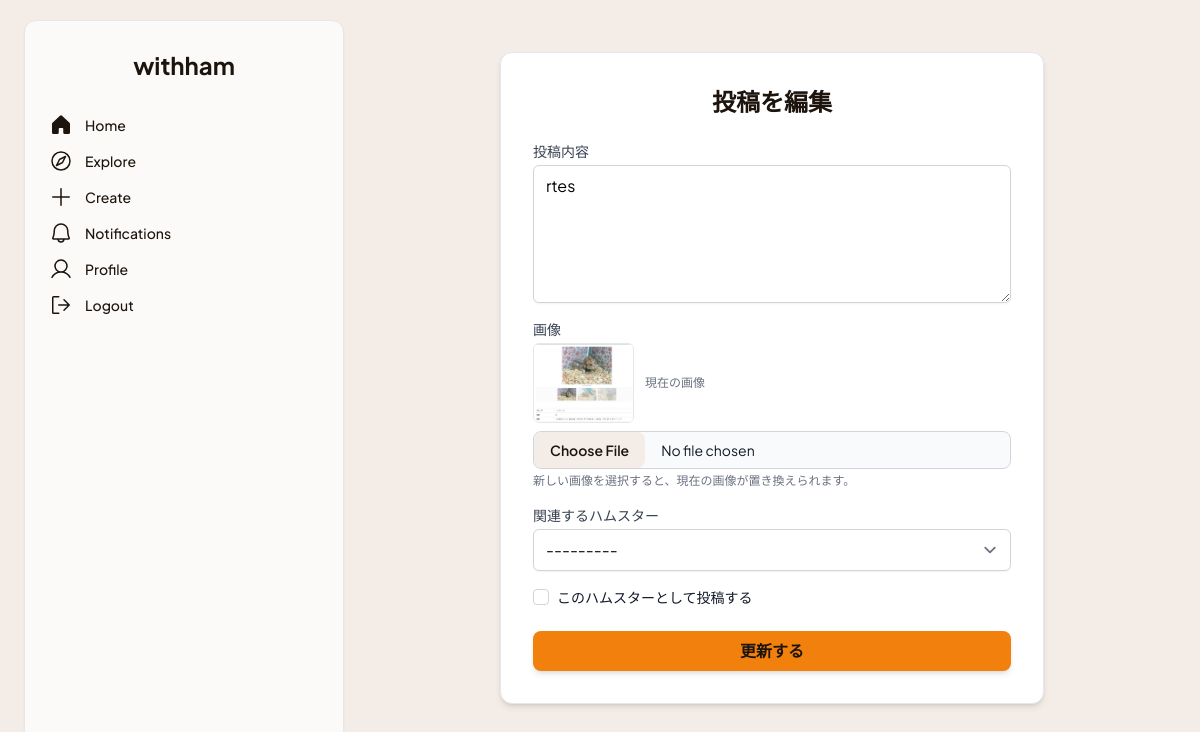
Screenshot of /post/3/edit/ (signed in) with the database file from the repository.
### withham/models.py (models this page shows, shortened)
class Post(models.Model):
    author = models.ForeignKey(User, on_delete=models.CASCADE, related_name='posts', verbose_name='投稿者')
    hamster = models.ForeignKey(Hamster, on_delete=models.SET_NULL, blank=True, null=True, related_name='posts', verbose_name='関連ハムスター')
    text = models.TextField('本文')
    image = models.ImageField('画像', upload_to='post_images/', blank=True, null=True)
    created_at = models.DateTimeField('投稿日時', default=timezone.now)
    likes = models.ManyToManyField(User, related_name='liked_posts', blank=True, verbose_name='いいねしたユーザー')
    tags = models.ManyToManyField(Tag, blank=True, related_name='posts', verbose_name='タグ')
    post_as_hamster = models.BooleanField("ハムスターとして投稿", default=False)
    class Meta:
        verbose_name = '投稿'
        verbose_name_plural = '投稿'
        ordering = ['-created_at']

### withham/views.py (the view)
# urls.py: path('post/<int:pk>/edit/', views.post_edit, name='post_edit'),
@login_required
def post_edit(request, pk):
    post = get_object_or_404(Post, pk=pk)
    if post.author != request.user:
        return HttpResponseForbidden("この投稿を編集する権限がありません。")
    if request.method == 'POST':
        form = PostForm(request.POST, request.FILES, instance=post, user=request.user)
        if form.is_valid():
            form.save()
            return redirect('withham:post_detail', pk=post.pk)
    else:
        form = PostForm(instance=post, user=request.user)
    context = { 'form': form, 'post': post, }
    return render(request, 'withham/post_form.html', context)

### withham/forms.py (shortened to what this page needs)
class PostForm(forms.ModelForm):
    class Meta:
        model = Post
        fields = ['text', 'image', 'hamster', 'post_as_hamster']
        labels = {
            'text': '投稿内容',
            'image': '画像',
            'hamster': '関連するハムスター',
            'post_as_hamster': 'このハムスターとして投稿する', # ラベルを設定
        }
        widgets = {
            'text': forms.Textarea(attrs={'rows': 4}),
        }
    def __init__(self, *args, **kwargs):
        user = kwargs.pop('user', None) # ビューから渡されたuserを取得、なければNone
        super().__init__(*args, **kwargs)
        if user:
            self.fields['hamster'].queryset = Hamster.objects.filter(owner=user)
            if not self.fields['hamster'].queryset.exists():
                self.fields['hamster'].disabled = True
                self.fields['post_as_hamster'].disabled = True
                self.fields['hamster'].help_text = '投稿に関連付けるハムスターを先に登録してください。'
                self.fields['post_as_hamster'].help_text = 'ハムスターが登録されていないため、選択できません。'
        else:
             pass
        self.fields['hamster'].required = False
        self.fields['hamster'].empty_label = "------ (なし) ------" # 未選択時の表示

### withham/models.py (called while the page is built)
    def __str__(self):
        return f'{self.name} ({self.owner.username})'

### withham/templates/withham/post_form.html (shortened to what this page needs)
{% extends "withham/base.html" %}
{% load static %}
{% block content %}
<div class="max-w-xl mx-auto mt-8 px-4">
    <div class="bg-white p-6 md:p-8 rounded-xl shadow-md border border-gray-200">
        <h2 class="text-2xl font-bold text-center text-[#1c140d] mb-6">{% if form.instance.pk %}投稿を編集{% else %}新規投稿{% endif %}</h2>
        <form method="post" enctype="multipart/form-data">
            <div class="mb-4">
                <label for="{{ form.text.id_for_label }}" class="block text-sm font-medium text-gray-700 mb-1">{{ form.text.label|default:"投稿内容" }}</label>
                <textarea name="{{ form.text.name }}" id="{{ form.text.id_for_label }}"
                          class="mt-1 block w-full rounded-md border-gray-300 shadow-sm focus:border-[#f2800d] focus:ring focus:ring-[#f2800d] focus:ring-opacity-50 {% if form.text.errors %}border-red-500{% endif %}"
                          rows="5"
                          required>{{ form.text.value|default_if_none:"" }}</textarea>
            </div>
            <div class="mb-4">
                <label for="{{ form.image.id_for_label }}" class="block text-sm font-medium text-gray-700 mb-1">{{ form.image.label|default:"画像" }}</label>
                {% if form.instance.pk and form.instance.image %}
                <div class="mt-1 mb-2">
                    <img src="{{ form.instance.image.url }}" alt="現在の画像" class="h-20 w-auto rounded-md object-contain inline-block border border-gray-200">
                    <span class="text-xs text-gray-500 ml-2">現在の画像</span>
                </div>
                {% endif %}
                <input type="file" name="{{ form.image.name }}" id="{{ form.image.id_for_label }}" accept="image/*"
                       class="mt-1 block w-full text-sm text-gray-900 border border-gray-300 rounded-lg cursor-pointer bg-gray-50 focus:outline-none file:mr-4 file:py-2 file:px-4 file:rounded-lg file:border-0 file:text-sm file:font-semibold file:bg-[#f4ede7] file:text-[#1c140d] hover:file:bg-[#e7d8c9] {% if form.image.errors %}border-red-500{% endif %}">
                 <p class="mt-1 text-xs text-gray-500">新しい画像を選択すると、現在の画像が置き換えられます。</p>
            </div>
            <div class="mb-4">
                <label for="{{ form.hamster.id_for_label }}" class="block text-sm font-medium text-gray-700 mb-1">{{ form.hamster.label|default:"関連するハムスター (任意)" }}</label>
                <select name="{{ form.hamster.name }}" id="{{ form.hamster.id_for_label }}"
                        class="mt-1 block w-full rounded-md border-gray-300 shadow-sm focus:border-[#f2800d] focus:ring focus:ring-[#f2800d] focus:ring-opacity-50 {% if form.hamster.errors %}border-red-500{% endif %}"
                        {% if form.hamster.disabled %}disabled{% endif %}>
                    <option value="" {% if not form.hamster.value %}selected{% endif %}>{{ form.hamster.empty_label|default:"---------" }}</option>
                </select>
            </div>
            <div class="mb-6">
                <div class="flex items-center">
                    <input type="checkbox" name="{{ form.post_as_hamster.name }}" id="{{ form.post_as_hamster.id_for_label }}"
                           class="h-4 w-4 rounded border-gray-300 text-[#f2800d] focus:ring-[#f2800d]"
                           {% if form.post_as_hamster.disabled %}disabled{% endif %}>
                    <label for="{{ form.post_as_hamster.id_for_label }}" class="ml-2 block text-sm text-gray-900">{{ form.post_as_hamster.label }}</label>
                </div>
            </div>
            <div class="mt-6">
                <button type="submit"
                        class="w-full py-2 px-4 bg-[#f2800d] hover:opacity-90 text-[#1c140d] font-semibold rounded-lg shadow-md focus:outline-none focus:ring-2 focus:ring-[#f2800d] focus:ring-offset-2 focus:ring-offset-white">
                    {% if form.instance.pk %}更新する{% else %}投稿する{% endif %}
                </button>
            </div>
        </form>
    </div>
</div>
{% endblock %}

### rows the page displays
Post: text "rtes", instance.image (picture)

### other values shown
form field hamster "---------"
